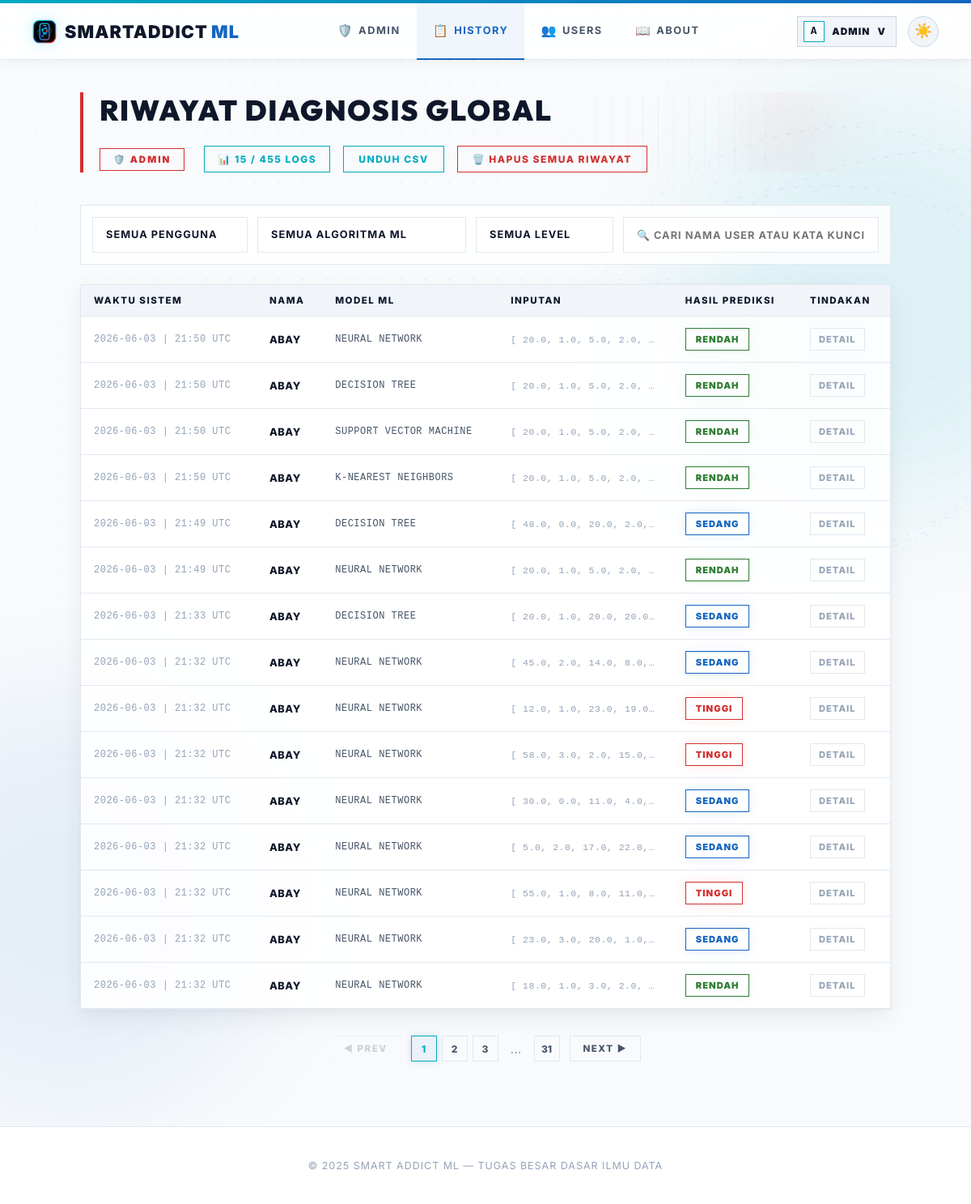
Before: /admin/history (signed in) with the older database file.
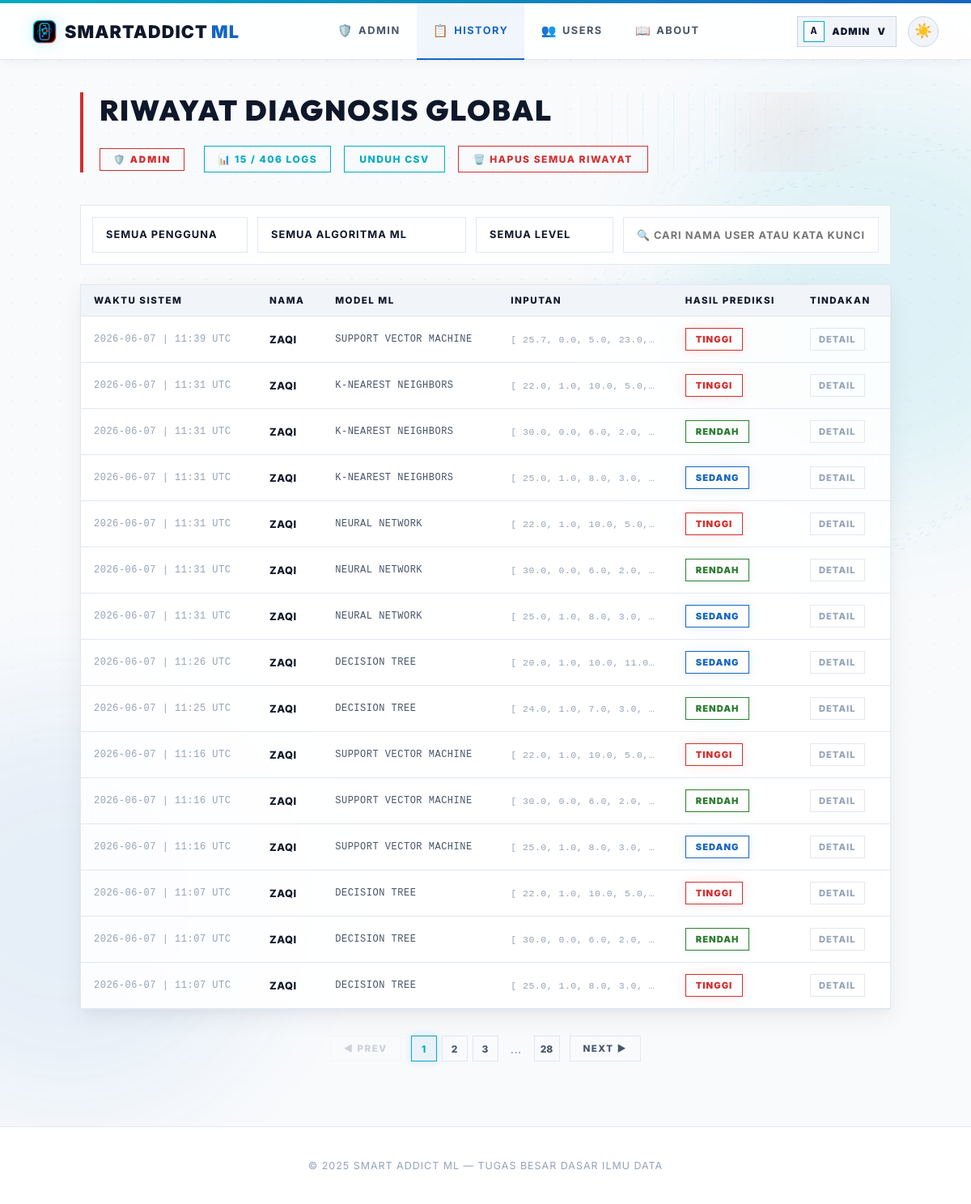
After: the same page with the newer database file.
### smartaddict/models/prediction.py (models this page shows)
class Prediction(db.Model):
    id = db.Column(db.Integer, primary_key=True)
    user_id = db.Column(db.Integer, db.ForeignKey("user.id"), nullable=False)
    model_name = db.Column(db.String(50), nullable=False)
    input_values = db.Column(db.Text, nullable=False)
    result = db.Column(db.String(20), nullable=False)
    prediction_raw = db.Column(db.Integer, nullable=False)
    timestamp = db.Column(db.DateTime, default=datetime.utcnow)
    @property
    def input_list(self):
        return json.loads(self.input_values)

### smartaddict/models/user.py (models this page shows, shortened)
class User(UserMixin, db.Model):
    id = db.Column(db.Integer, primary_key=True)
    username = db.Column(db.String(80), unique=True, nullable=False)
    password_hash = db.Column(db.String(200), nullable=False)
    role = db.Column(db.String(10), default="user")
    created_at = db.Column(db.DateTime, default=datetime.utcnow)
    predictions = db.relationship("Prediction", backref="user", lazy=True)
    @property
    def is_admin(self):
        return self.role == "admin"

### smartaddict/routes/admin_routes.py (the view)
@admin_bp.route("/admin/history", endpoint='admin_history')
@admin_required
def admin_history():
    page = request.args.get('page', 1, type=int)
    username = request.args.get('username', '').strip()
    per_page = 15
    query = Prediction.query
    if username:
        query = query.join(User).filter(User.username == username)
    pagination = query.order_by(Prediction.timestamp.desc()).paginate(
        page=page, per_page=per_page, error_out=False
    )
    all_users = User.query.filter_by(role='user').order_by(User.username.asc()).all()
    return render_template(
        "admin/all_history.html",
        predictions=pagination.items,
        pagination=pagination,
        all_users=all_users,
        selected_username=username,
        active_page='admin_history'
    )

### app.py (called while the page is built)
@app.after_request
def add_no_cache(response):
    response.headers['Cache-Control'] = 'no-store, no-cache, must-revalidate, max-age=0'
    response.headers['Pragma'] = 'no-cache'
    response.headers['Expires'] = '0'
    return response

@login_manager.user_loader
def load_user(user_id):
    try:
        return User.query.get(int(user_id))
    except Exception:
        return None

### smartaddict/routes/admin_routes.py (called while the page is built)
def admin_required(view_func):
    @wraps(view_func)
    @login_required
    def wrapped(*args, **kwargs):
        if not current_user.is_admin:
            flash('Akses ditolak. Hanya admin yang bisa mengakses halaman ini.', 'error')
            return redirect(url_for('user.dashboard'))
        return view_func(*args, **kwargs)
    return wrapped

### templates/admin/all_history.html (shortened to what the changed rows need)
{% extends "base.html" %}
{% block content %}
<main class="content">
    <div class="page-header">
        <div class="header-text">
            <h1>RIWAYAT DIAGNOSIS GLOBAL</h1>
        </div>
        <div class="header-actions">
            <span class="admin-badge" style="margin-right: 8px;">🛡️ ADMIN</span>
            <div class="count-badge">📊 <span id="vc">{{ predictions|length }}</span> / {{ pagination.total if pagination else predictions|length }} LOGS</div>
            {% if predictions or selected_username %}
            <a href="{{ url_for('admin.admin_history_download', username=selected_username) }}" class="btn-export">UNDUH CSV</a>
            <form method="post" action="{{ url_for('admin.admin_clear_all') }}" style="display:inline" onsubmit="return confirm('APAKAH ANDA YAKIN INGIN MENGHAPUS SELURUH LOG RIWAYAT DI SISTEM?')">
                <button type="submit" class="btn-danger">🗑️ HAPUS SEMUA RIWAYAT</button>
            </form>
            {% endif %}
        </div>
    </div>
    {% if predictions or selected_username %}
    <div class="table-container">
        <table class="h-table">
            <thead>
                <tr>
                    <th>WAKTU SISTEM</th>
                    <th>NAMA</th>
                    <th>MODEL ML</th>
                    <th>INPUTAN</th>
                    <th>HASIL PREDIKSI</th>
                    <th>TINDAKAN</th>
                </tr>
            </thead>
            <tbody id="tb">
                {% for p in predictions %}
                {% set inputs = p.input_list %}
                <tr data-m="{{ p.model_name }}" data-l="{{ p.result }}" data-t="{{ p.user.username }} {{ p.model_name }} {{ p.result }} {{ p.timestamp }}">
                    <td style="color:var(--text-muted); font-family: monospace; font-size:0.75rem">{{ p.timestamp.strftime('%Y-%m-%d | %H:%M UTC') }}</td>
                    <td style="font-weight:800; color:var(--text-primary); text-transform: uppercase;">{{ p.user.username }}</td>
                    <td style="font-family: monospace; text-transform: uppercase; font-size: 0.75rem;">{{ p.model_name }}</td>
                    <td style="font-size:0.72rem; color:var(--text-muted); font-family:monospace; max-width:200px; overflow:hidden; text-overflow:ellipsis; white-space:nowrap" title="{{ inputs }}">
                        [
                        {% for val in inputs %}
                          {{ val | round(1) }}{% if not loop.last %}, {% endif %}
                        {% endfor %}
                    </td>
                    <td>
                        <span class="badge-sm {% if p.result == 'Rendah' %}r{% elif p.result == 'Sedang' %}s{% else %}t{% endif %}">
                            {{ p.result | upper }}
                        </span>
                    </td>
                    <td><button type="button" class="detail-btn" onclick="toggleHistoryDetail('admin-detail-{{ p.id }}')">DETAIL</button></td>
                </tr>
                {% endfor %}
            </tbody>
        </table>
    </div>
    {% if pagination and pagination.pages > 1 %}
    <div class="pagination-container">
        <div class="page-numbers">
            {% for page_num in pagination.iter_pages(left_edge=1, right_edge=1, left_current=2, right_current=2) %}
                {% if page_num %}
                    {% if page_num == pagination.page %}
                    <span class="page-num active">{{ page_num }}</span>
                    {% else %}
                    <a href="{{ url_for('admin.admin_history', page=page_num, username=selected_username) }}" class="page-num">{{ page_num }}</a>
                    {% endif %}
                {% else %}
                    <span style="display: inline-flex; align-items: center; justify-content: center; width: 32px; height: 32px; color: var(--text-muted);">...</span>
                {% endif %}
            {% endfor %}
        </div>
    </div>
    {% endif %}
    {% else %}
    <div style="text-align:center; padding:64px; color:var(--text-muted); border: 1px dashed var(--border-card); text-transform: uppercase; letter-spacing: 1.5px; font-weight: 800;">
        📭 BELUM ADA REKAMAN LOG DIAGNOSIS DALAM SISTEM.
    </div>
    {% endif %}
</main>
{% endblock %}

Changed rows visible on the page:
no longer on this page (row unchanged): Prediction: timestamp "2026-06-03 | 21:50 UTC", user.username "ABAY", model_name "NEURAL NETWORK", val "20.0" "1.0" "5.0" "2.0", result "RENDAH"
no longer on this page (row unchanged): Prediction: timestamp "2026-06-03 | 21:50 UTC", user.username "ABAY", model_name "DECISION TREE", val "20.0" "1.0" "5.0" "2.0", result "RENDAH"
no longer on this page (row unchanged): Prediction: timestamp "2026-06-03 | 21:50 UTC", user.username "ABAY", model_name "SUPPORT VECTOR MACHINE", val "20.0" "1.0" "5.0" "2.0", result "RENDAH"
no longer on this page (row unchanged): Prediction: timestamp "2026-06-03 | 21:50 UTC", user.username "ABAY", model_name "K-NEAREST NEIGHBORS", val "20.0" "1.0" "5.0" "2.0", result "RENDAH"
no longer on this page (row unchanged): Prediction: timestamp "2026-06-03 | 21:49 UTC", user.username "ABAY", model_name "DECISION TREE", val "48.0" "0.0" "20.0" "2.0", result "SEDANG"
no longer on this page (row unchanged): Prediction: timestamp "2026-06-03 | 21:49 UTC", user.username "ABAY", model_name "NEURAL NETWORK", val "20.0" "1.0" "5.0" "2.0", result "RENDAH"
no longer on this page (row unchanged): Prediction: timestamp "2026-06-03 | 21:33 UTC", user.username "ABAY", model_name "DECISION TREE", val "20.0" "1.0" "20.0" "20.0", result "SEDANG"
no longer on this page (row unchanged): Prediction: timestamp "2026-06-03 | 21:32 UTC", user.username "ABAY", model_name "NEURAL NETWORK", val "45.0" "2.0" "14.0" "8.0", result "SEDANG"
no longer on this page (row unchanged): Prediction: timestamp "2026-06-03 | 21:32 UTC", user.username "ABAY", model_name "NEURAL NETWORK", val "12.0" "1.0" "23.0" "19.0", result "TINGGI"
no longer on this page (row unchanged): Prediction: timestamp "2026-06-03 | 21:32 UTC", user.username "ABAY", model_name "NEURAL NETWORK", val "58.0" "3.0" "2.0" "15.0", result "TINGGI"
no longer on this page (row unchanged): Prediction: timestamp "2026-06-03 | 21:32 UTC", user.username "ABAY", model_name "NEURAL NETWORK", val "30.0" "0.0" "11.0" "4.0", result "SEDANG"
no longer on this page (row unchanged): Prediction: timestamp "2026-06-03 | 21:32 UTC", user.username "ABAY", model_name "NEURAL NETWORK", val "5.0" "2.0" "17.0" "22.0", result "SEDANG"
no longer on this page (row unchanged): Prediction: timestamp "2026-06-03 | 21:32 UTC", user.username "ABAY", model_name "NEURAL NETWORK", val "55.0" "1.0" "8.0" "11.0", result "TINGGI"
no longer on this page (row unchanged): Prediction: timestamp "2026-06-03 | 21:32 UTC", user.username "ABAY", model_name "NEURAL NETWORK", val "23.0" "3.0" "20.0" "1.0", result "SEDANG"
no longer on this page (row unchanged): Prediction: timestamp "2026-06-03 | 21:32 UTC", user.username "ABAY", model_name "NEURAL NETWORK", val "18.0" "1.0" "3.0" "2.0", result "RENDAH"
added Prediction: timestamp "2026-06-07 | 11:39 UTC", user.username "ZAQI", model_name "SUPPORT VECTOR MACHINE", val "25.7" "0.0" "5.0" "23.0", result "TINGGI"
added Prediction: timestamp "2026-06-07 | 11:31 UTC", user.username "ZAQI", model_name "K-NEAREST NEIGHBORS", val "22.0" "1.0" "10.0" "5.0", result "TINGGI"
added Prediction: timestamp "2026-06-07 | 11:31 UTC", user.username "ZAQI", model_name "K-NEAREST NEIGHBORS", val "30.0" "0.0" "6.0" "2.0", result "RENDAH"
added Prediction: timestamp "2026-06-07 | 11:31 UTC", user.username "ZAQI", model_name "K-NEAREST NEIGHBORS", val "25.0" "1.0" "8.0" "3.0", result "SEDANG"
added Prediction: timestamp "2026-06-07 | 11:31 UTC", user.username "ZAQI", model_name "NEURAL NETWORK", val "22.0" "1.0" "10.0" "5.0", result "TINGGI"
added Prediction: timestamp "2026-06-07 | 11:31 UTC", user.username "ZAQI", model_name "NEURAL NETWORK", val "30.0" "0.0" "6.0" "2.0", result "RENDAH"
added Prediction: timestamp "2026-06-07 | 11:31 UTC", user.username "ZAQI", model_name "NEURAL NETWORK", val "25.0" "1.0" "8.0" "3.0", result "SEDANG"
added Prediction: timestamp "2026-06-07 | 11:26 UTC", user.username "ZAQI", model_name "DECISION TREE", val "20.0" "1.0" "10.0" "11.0", result "SEDANG"
added Prediction: timestamp "2026-06-07 | 11:25 UTC", user.username "ZAQI", model_name "DECISION TREE", val "24.0" "1.0" "7.0" "3.0", result "RENDAH"
added Prediction: timestamp "2026-06-07 | 11:16 UTC", user.username "ZAQI", model_name "SUPPORT VECTOR MACHINE", val "22.0" "1.0" "10.0" "5.0", result "TINGGI"
added Prediction: timestamp "2026-06-07 | 11:16 UTC", user.username "ZAQI", model_name "SUPPORT VECTOR MACHINE", val "30.0" "0.0" "6.0" "2.0", result "RENDAH"
added Prediction: timestamp "2026-06-07 | 11:16 UTC", user.username "ZAQI", model_name "SUPPORT VECTOR MACHINE", val "25.0" "1.0" "8.0" "3.0", result "SEDANG"
added Prediction: timestamp "2026-06-07 | 11:07 UTC", user.username "ZAQI", model_name "DECISION TREE", val "22.0" "1.0" "10.0" "5.0", result "TINGGI"
added Prediction: timestamp "2026-06-07 | 11:07 UTC", user.username "ZAQI", model_name "DECISION TREE", val "30.0" "0.0" "6.0" "2.0", result "RENDAH"
added Prediction: timestamp "2026-06-07 | 11:07 UTC", user.username "ZAQI", model_name "DECISION TREE", val "25.0" "1.0" "8.0" "3.0", result "TINGGI"
Other visible differences:
{{ pagination.total if pagination else predictions|length }}: "455" → "406"
new list line: "28"
list line gone: "31"
